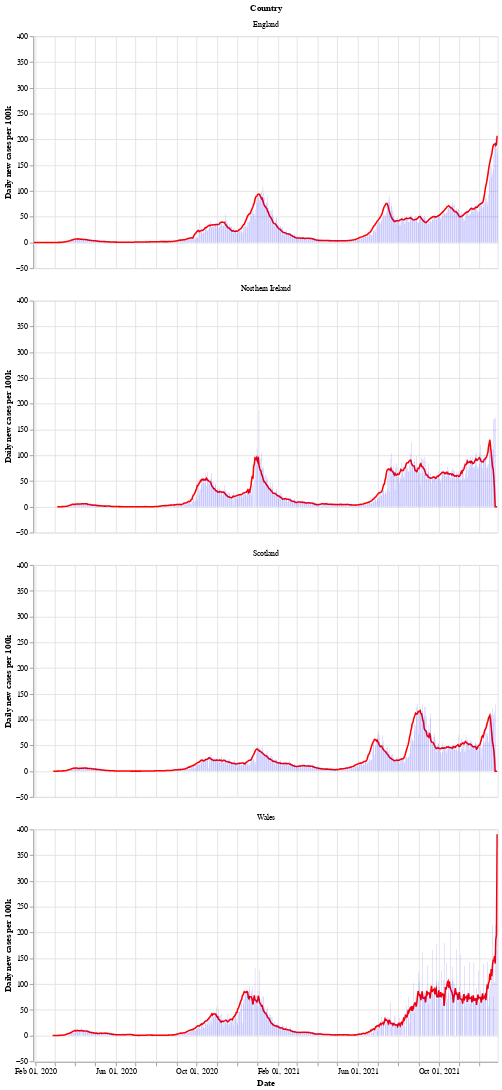

Write notebook code for a chart like this one.
### Markdown cell above
Next is a bar chart of the number of new cases in each country (per 100k population), with the 7 day moving average of cases. Again we see that Wales saw a longer period of raising and falling cases compared to the other countries.

After a period of cases falling, each nation is now seeing a rise in the number of cases - especially in Wales.

### Code cell
# collapse
bars = alt.Chart(uk_cases).mark_bar().encode(
    x=alt.X("yearmonthdate(date):T", axis=alt.Axis(title='Date')),
    y=alt.Y("newCasesRate:Q", axis=alt.Axis(title='Daily new cases per 100k')),
    tooltip='newCasesRate',
    color=alt.condition(
        alt.datum.dailyChange > 0,
        alt.value("orange"),  # The positive color
        alt.value("blue")  # The negative color
    )
).properties(title='New cases per 100k population with rolling 7 day average', width=600).interactive()
line = alt.Chart(uk_cases).mark_line(
    color='red',
    size=2,
).transform_window(
    rolling_mean='mean(newCasesRate)',
    frame=[0, 7],
    groupby=['areaName']
).encode(
    x='yearmonthdate(date):T',
    y='rolling_mean:Q'
)
alt.layer(line, bars, data=uk_cases).facet(alt.Row('areaName', title='Country'), columns=1)

### Figure 1 — Vega-Lite specification as saved in the notebook (floating-point values rounded to 4 significant figures; data arrays with more than 128 entries replaced by an {"elided": "..."} marker saying what was removed)
{"config": {"view": {"continuousWidth": 400, "continuousHeight": 300}}, "data": {"name": "data-b0fa7c2dfe5f42a8690853ff88770778"}, "facet": {"type": "nominal", "field": "areaName", "title": "Country"}, "spec": {"layer": [{"mark": {"type": "line", "color": "red", "size": 2}, "encoding": {"x": {"type": "temporal", "field": "date", "timeUnit": "yearmonthdate"}, "y": {"type": "quantitative", "field": "rolling_mean"}}, "transform": [{"window": [{"op": "mean", "field": "newCasesRate", "as": "rolling_mean"}], "frame": [0, 7], "groupby": ["areaName"]}]}, {"mark": "bar", "encoding": {"color": {"condition": {"value": "orange", "test": "(datum.dailyChange > 0)"}, "value": "blue"}, "tooltip": {"type": "quantitative", "field": "newCasesRate"}, "x": {"type": "temporal", "axis": {"title": "Date"}, "field": "date", "timeUnit": "yearmonthdate"}, "y": {"type": "quantitative", "axis": {"title": "Daily new cases per 100k"}, "field": "newCasesRate"}}, "selection": {"selector002": {"type": "interval", "bind": "scales", "encodings": ["x", "y"]}}, "title": "New cases per 100k population with rolling 7 day average", "width": 600}]}, "columns": 1, "$schema": "https://vega.github.io/schema/vega-lite/v4.8.1.json", "datasets": {"data-b0fa7c2dfe5f42a8690853ff88770778": {"elided": "2704 records"}}}
